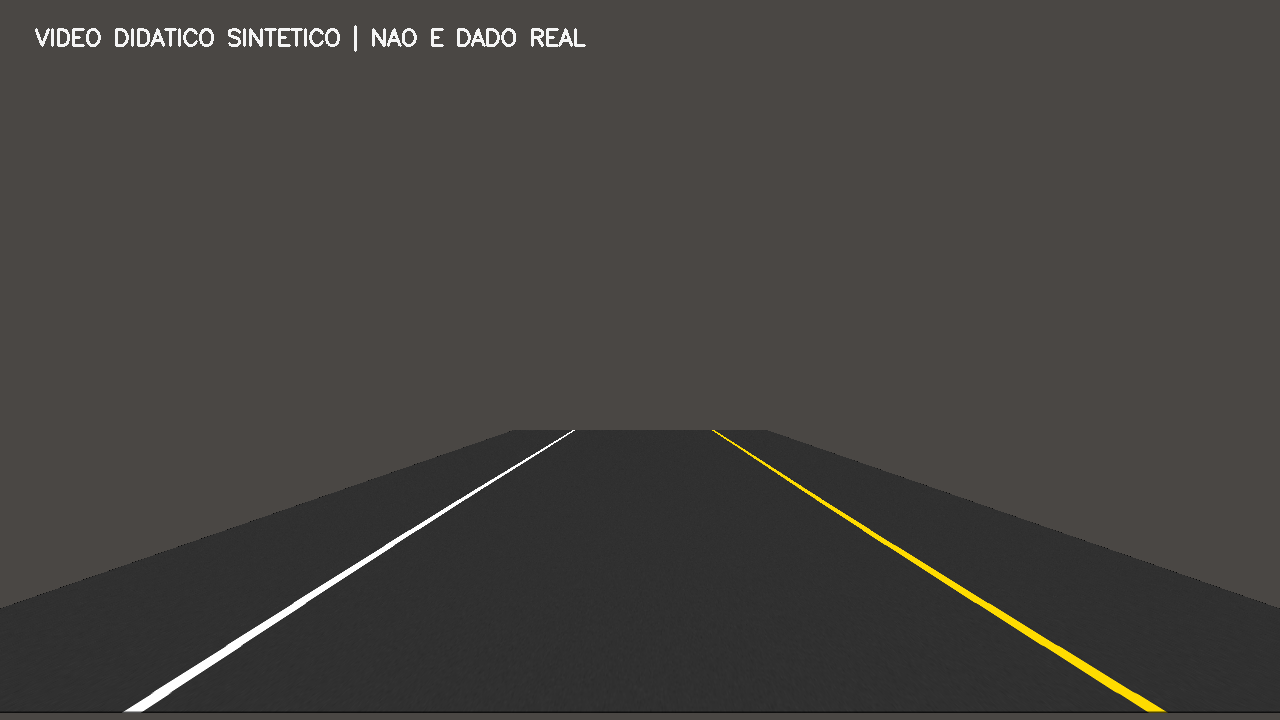
#> input picture scripts_aula/Deteccao_Faixas_Independentes/dados/estrada_sintetica.png, 1280 x 720 px
$ python 20_filtrar_segmentos.py   (older library calls are emulated)
#> lines starting #> are read from the running program, lines starting #| are printed output that depends on the picture; after the words box and inside, x2 and y2 are one past the last pixel; in counts of white or black regions, pixels touching at a corner belong together
"""EXEMPLO 20/32 - Filtrar segmentos geometricamente plausiveis

OBJETIVO: Filtrar segmentos geometricamente plausiveis.
COMO FUNCIONA: Descarta linhas muito horizontais ou distantes das duas laterais previstas.
ENTRADA: dados/estrada_sintetica.png (amostra didatica sintetica).
SAIDA ESPERADA: saida/20_filtrar_segmentos.png com segmentos todos e filtrados.
COMO EXECUTAR: python exemplos/20_filtrar_segmentos.py
EXPERIMENTE: Altere o limite abs(x2-x1)<=120 e verifique as exclusoes.
DEPENDENCIAS: cv2, numpy; nao importa nenhum outro arquivo .py.
"""

from pathlib import Path
import cv2
import numpy as np

# Os caminhos sao relativos a este arquivo, nao ao diretorio do Colab.
RAIZ = Path(__file__).resolve().parent.parent
CAMINHO_IMAGEM = RAIZ / "dados" / "estrada_sintetica.png"
PASTA_SAIDA = RAIZ / "saida"
PASTA_SAIDA.mkdir(parents=True, exist_ok=True)

# Leitura real de um arquivo PNG com OpenCV.
imagem = cv2.imread(str(CAMINHO_IMAGEM))
#> imagem is the input picture: shape (720, 1280, 3); mean B, G, R 63.3, 66.2, 68.4
if imagem is None:
    raise FileNotFoundError(f"Nao foi possivel ler: {CAMINHO_IMAGEM}")
altura, largura = imagem.shape[:2]
#> altura = 720; largura = 1280

def montar_painel(*pares):
    """Monta comparacoes lado a lado; cada par e (legenda, imagem)."""
    quadrinhos = []
    for legenda, img in pares:
        if img.ndim == 2:
            img = cv2.cvtColor(img, cv2.COLOR_GRAY2BGR)
        vista = cv2.resize(img, (640, 360))
        cv2.rectangle(vista, (0, 0), (640, 40), (22, 31, 45), -1)
        cv2.putText(vista, legenda, (15, 28),
                    cv2.FONT_HERSHEY_SIMPLEX, 0.75, (255, 255, 255), 2)
        quadrinhos.append(vista)
    if len(quadrinhos) == 2:
        return np.hstack(quadrinhos)
    if len(quadrinhos) == 4:
        return np.vstack((np.hstack(quadrinhos[:2]),
                          np.hstack(quadrinhos[2:])))
    raise ValueError("Use exatamente dois ou quatro quadros.")

# Quatro pontos selecionados manualmente para ESTE video sintetico.
# Ordem: superior esquerdo, superior direito, inferior direito, inferior esquerdo.
pontos_origem = np.float32([
    [570, 430], [710, 430], [1150, 710], [130, 710]
])
pontos_destino = np.float32([
    [290, 0], [990, 0], [990, 719], [290, 719]
])
matriz = cv2.getPerspectiveTransform(pontos_origem, pontos_destino)
matriz_inversa = cv2.getPerspectiveTransform(pontos_destino, pontos_origem)
bev = cv2.warpPerspective(imagem, matriz, (largura, altura))

# Segmentacao no espaco BEV: saturacao HLS + bordas Sobel X.
hls = cv2.cvtColor(bev, cv2.COLOR_BGR2HLS)
#> hls: shape (720, 1280, 3); mean of channels 0, 1, 2 0.5, 50.4, 3.1
canal_l = hls[:, :, 1]
canal_s = hls[:, :, 2]
cinza_bev = cv2.cvtColor(bev, cv2.COLOR_BGR2GRAY)
sobel_x = cv2.Sobel(cinza_bev, cv2.CV_64F, 1, 0, ksize=3)
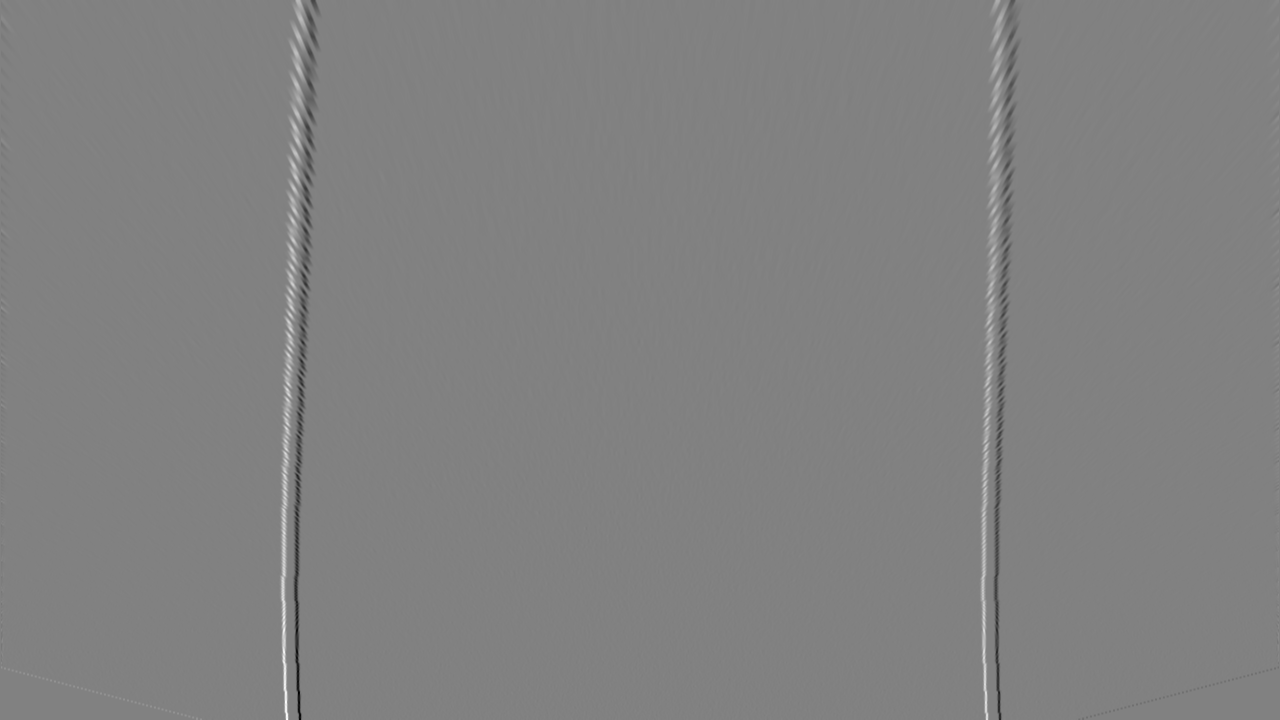
#> sobel_x: shape (720, 1280) float64; min -746, max 724, mean 0; drawn with min black and max white
magnitude = np.abs(sobel_x)
sobel_8bits = np.uint8(255 * magnitude / (magnitude.max() + 1e-9))
# O amarelo tem saturacao alta, enquanto o branco exige luminosidade alta.
amarelo = (canal_s >= 90) & (canal_l >= 75)
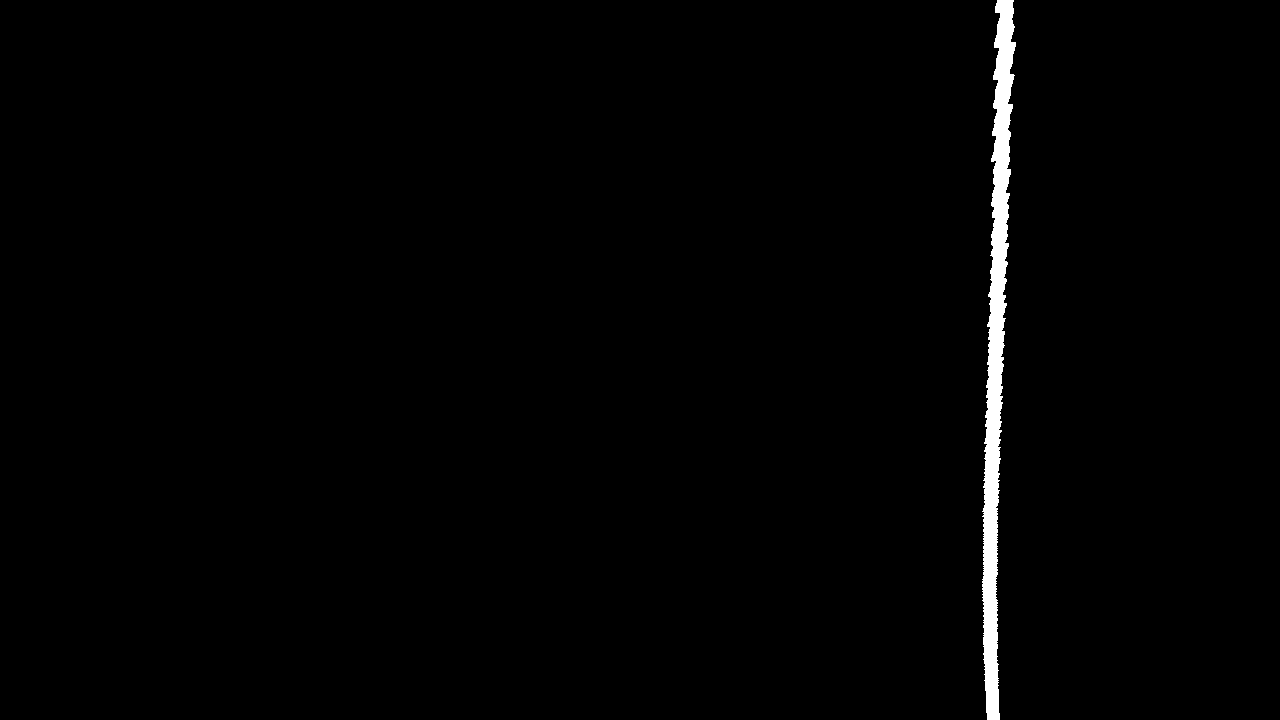
#> amarelo: shape (720, 1280) bool; 1.2% white; 1 white region, box (x1, y1, x2, y2) and area: (982, 0, 1016, 720) 10784
branco = (canal_l >= 165) & (canal_s < 95)
#> branco: shape (720, 1280) bool; 0.96% white; 1 white region, box (x1, y1, x2, y2) and area: (283, 0, 314, 720) 8810
bordas_sobel = sobel_8bits >= 23
#> bordas_sobel: shape (720, 1280) bool; 2.1% white; 150 white regions (112 under 20 px), largest, box (x1, y1, x2, y2) and area: (293, 285, 309, 720) 2622, (280, 330, 296, 720) 2297, (980, 323, 995, 720) 2116
mascara = np.uint8((amarelo | branco | bordas_sobel) * 255)
#> mascara: shape (720, 1280); 3.1% white; 114 white regions (112 under 20 px), largest, box (x1, y1, x2, y2) and area: (280, 0, 320, 720) 14244, (980, 0, 1020, 720) 14053
mascara = cv2.morphologyEx(mascara, cv2.MORPH_CLOSE,
                           np.ones((5, 5), dtype=np.uint8))
#> mascara: shape (720, 1280); 3.3% white; 109 white regions (107 under 20 px), largest, box (x1, y1, x2, y2) and area: (280, 0, 320, 720) 15162, (980, 0, 1020, 720) 14604

arestas = cv2.Canny(mascara, 60, 150)
#> arestas: shape (720, 1280); 0.38% white in thin lines or dots
segmentos = cv2.HoughLinesP(arestas, rho=1, theta=np.pi / 180,
                           threshold=35, minLineLength=35, maxLineGap=70)
#> segmentos = 27 rows, first 6: [298, 582, 318, 6], [998, 574, 1017, 22], [279, 597, 287, 155], [982, 466, 990, 11], [980, 533, 983, 712], [284, 395, 290, 23]
visao_hough = cv2.cvtColor(mascara, cv2.COLOR_GRAY2BGR)
if segmentos is not None:
    for x1, y1, x2, y2 in segmentos.reshape(-1, 4):
        cv2.line(visao_hough, (x1, y1), (x2, y2), (0, 120, 255), 3)
#> this loop made 27 passes
#> (x1, y1, x2, y2) on passes 1 to 12: (298, 582, 318, 6), (998, 574, 1017, 22), (279, 597, 287, 155), (982, 466, 990, 11), (980, 533, 983, 712), (284, 395, 290, 23), (286, 308, 292, 5), (998, 599, 1018, 23), (999, 513, 1016, 13), (304, 423, 319, 9), (998, 633, 1001, 719), (988, 286, 993, 0)
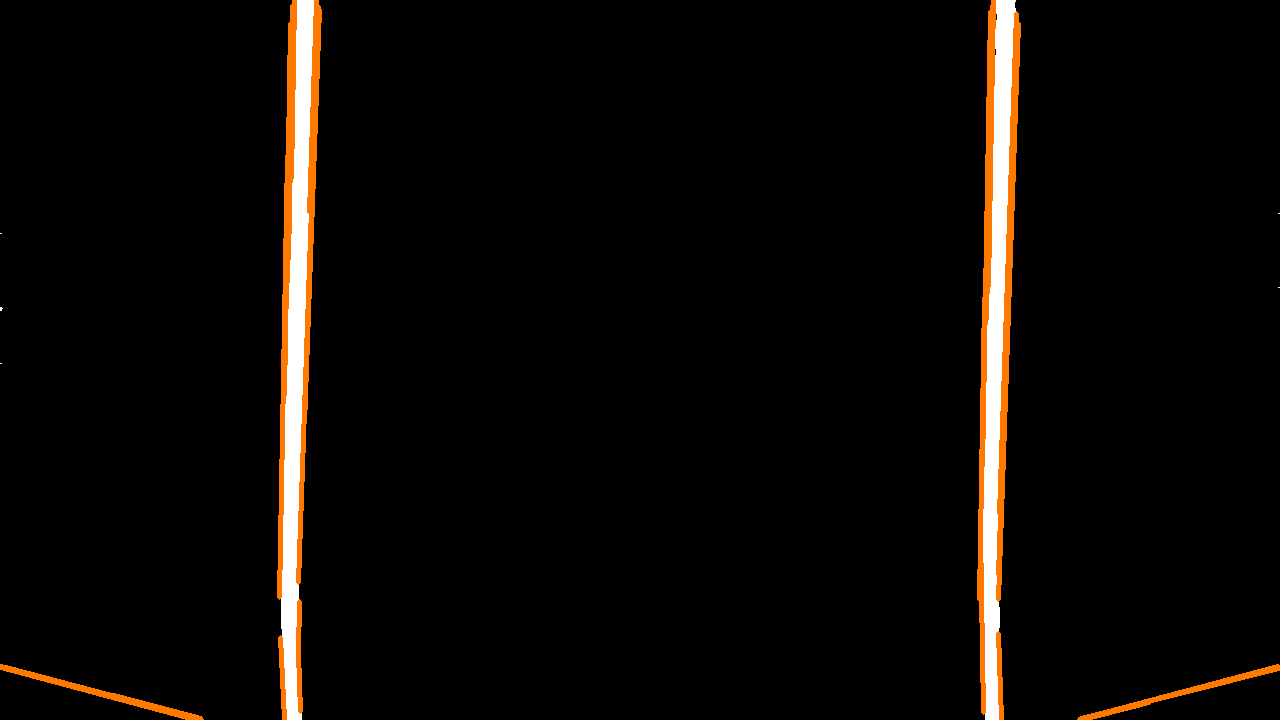
#> visao_hough: shape (720, 1280, 3); mean B, G, R 6, 8.7, 11.7

filtrados = cv2.cvtColor(mascara, cv2.COLOR_GRAY2BGR)
aceitos = 0
if segmentos is not None:
    for x1, y1, x2, y2 in segmentos.reshape(-1, 4):
        meio_x = (x1 + x2) / 2
        if abs(x2 - x1) <= 120 and (meio_x < 510 or meio_x > 770):
            cv2.line(filtrados, (x1, y1), (x2, y2), (50, 230, 50), 3)
            aceitos += 1
#> this loop made 27 passes
#> (x1, y1, x2, y2, meio_x) on passes 1 to 12: (298, 582, 318, 6, 308), (998, 574, 1017, 22, 1007.5), (279, 597, 287, 155, 283), (982, 466, 990, 11, 986), (980, 533, 983, 712, 981.5), (284, 395, 290, 23, 287), (286, 308, 292, 5, 289), (998, 599, 1018, 23, 1008), (999, 513, 1016, 13, 1007.5), (304, 423, 319, 9, 311.5), (998, 633, 1001, 719, 999.5), (988, 286, 993, 0, 990.5)
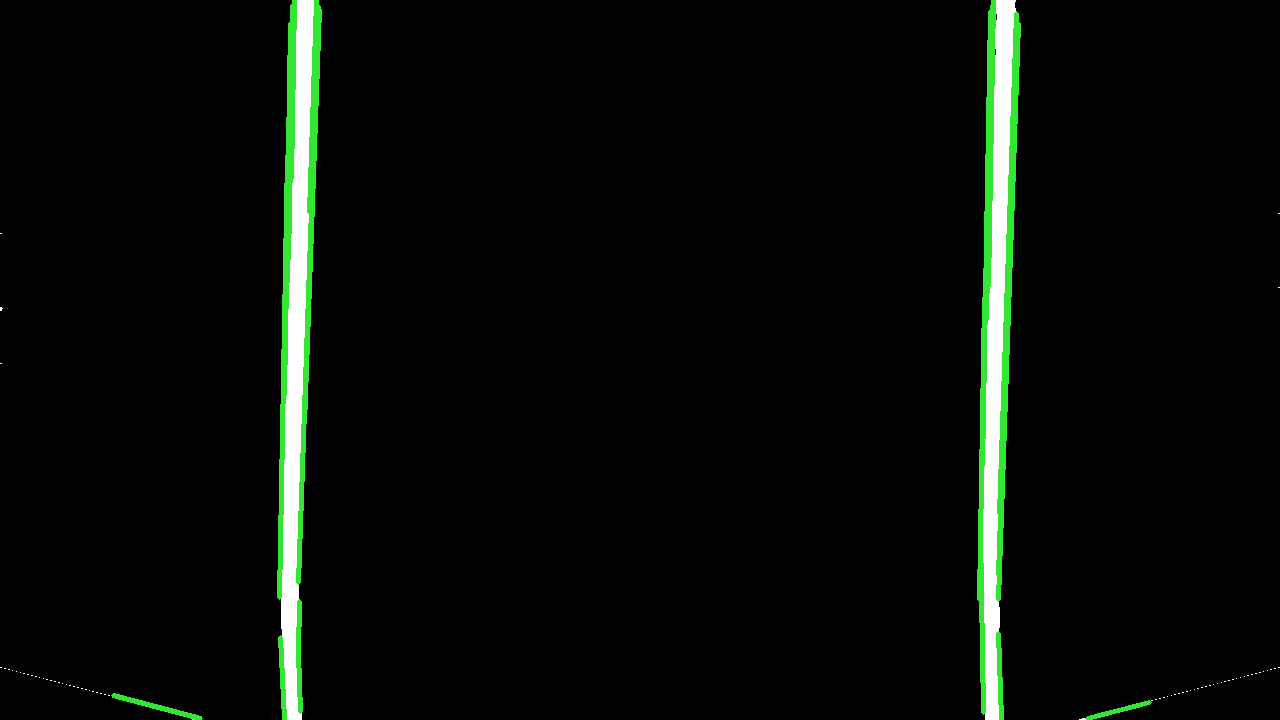
#> filtrados: shape (720, 1280, 3); mean B, G, R 7.1, 10.7, 7.1
#> after the loop, aceitos = 22
print("Segmentos totais:", 0 if segmentos is None else len(segmentos))
#| Segmentos totais: 27
print("Segmentos geometricamente aceitos:", aceitos)
#| Segmentos geometricamente aceitos: 22
cv2.imwrite(str(PASTA_SAIDA / "20_filtrar_segmentos.png"),
            montar_painel(("Todos: Hough", visao_hough), ("Filtrados", filtrados)))
#> after the loop in montar_painel, `for legenda, img in pares:`:
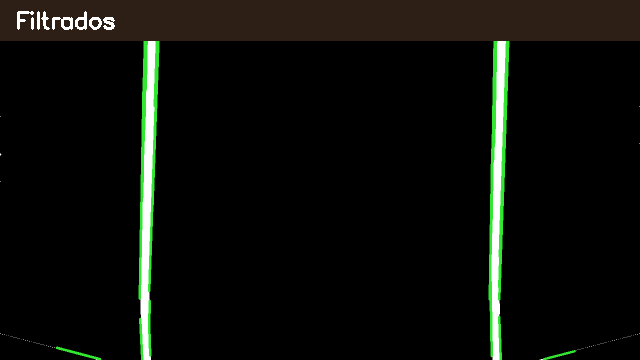
#> vista: shape (360, 640, 3); mean B, G, R 9.4, 13.6, 12
#> after the loop in montar_painel, `for legenda, img in pares:`: quadrinhos = 2 items
#> in montar_painel, `return np.hstack(quadrinhos)`:
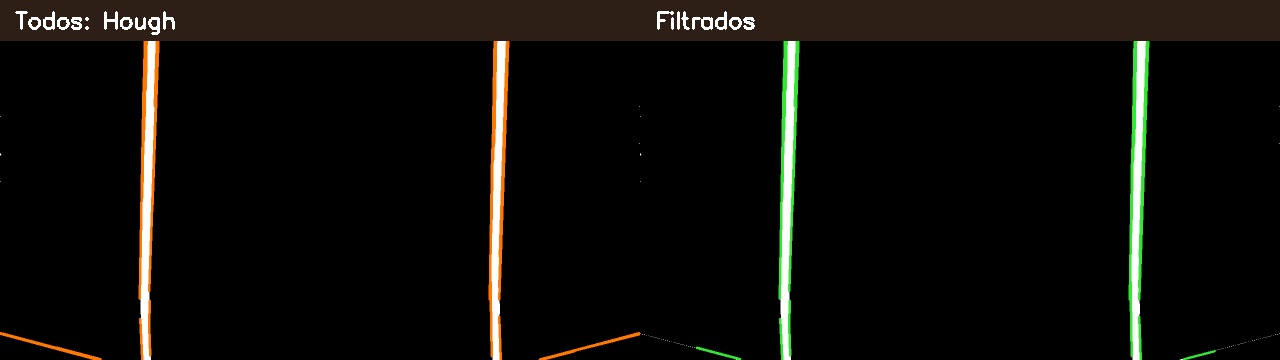
#> returned value: shape (360, 1280, 3); mean of channels 0, 1, 2 9.1, 12.9, 14.1; drawn as B, G, R
